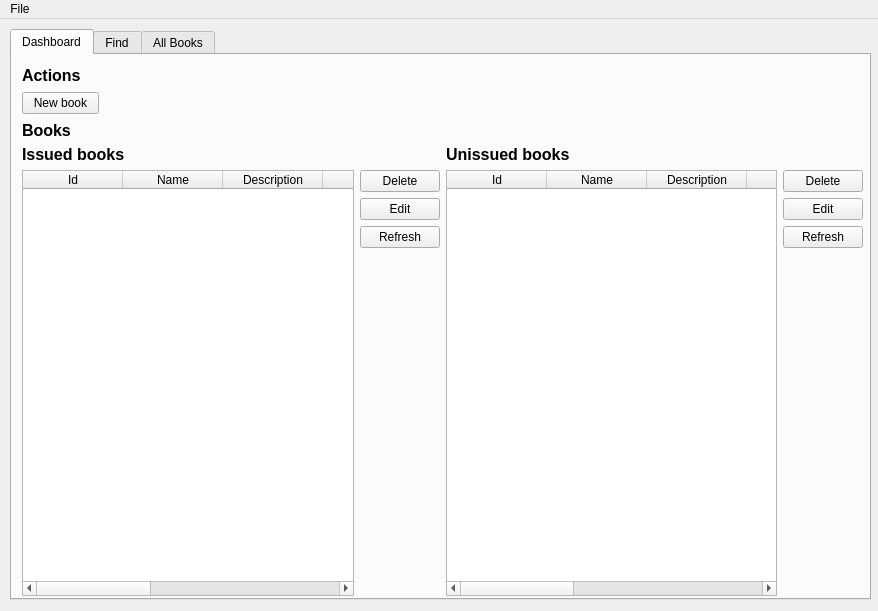
<?xml version="1.0" encoding="UTF-8"?>
<ui version="4.0">
 <class>MainWindow</class>
 <widget class="QMainWindow" name="MainWindow">
  <property name="geometry">
   <rect>
    <x>0</x>
    <y>0</y>
    <width>878</width>
    <height>611</height>
   </rect>
  </property>
  <property name="windowTitle">
   <string>Library Project</string>
  </property>
  <widget class="QWidget" name="centralwidget">
   <widget class="QTabWidget" name="main_tabs">
    <property name="geometry">
     <rect>
      <x>10</x>
      <y>10</y>
      <width>861</width>
      <height>571</height>
     </rect>
    </property>
    <property name="currentIndex">
     <number>0</number>
    </property>
    <widget class="QWidget" name="tab_dashboard">
     <attribute name="title">
      <string>Dashboard</string>
     </attribute>
     <widget class="QWidget" name="layoutWidget">
      <property name="geometry">
       <rect>
        <x>10</x>
        <y>90</y>
        <width>841</width>
        <height>451</height>
       </rect>
      </property>
      <layout class="QHBoxLayout" name="horizontalLayout_3">
       <item>
        <layout class="QVBoxLayout" name="verticalLayout_3">
         <item>
          <widget class="QLabel" name="label_3">
           <property name="font">
            <font>
             <pointsize>12</pointsize>
             <weight>75</weight>
             <bold>true</bold>
            </font>
           </property>
           <property name="text">
            <string>Issued books</string>
           </property>
          </widget>
         </item>
         <item>
          <layout class="QHBoxLayout" name="horizontalLayout_2">
           <item>
            <widget class="QTableWidget" name="tbl_issued_books">
             <property name="columnCount">
              <number>8</number>
             </property>
             <column>
              <property name="text">
               <string>Id</string>
              </property>
             </column>
             <column>
              <property name="text">
               <string>Name</string>
              </property>
             </column>
             <column>
              <property name="text">
               <string>Description</string>
              </property>
             </column>
             <column>
              <property name="text">
               <string>ISBN</string>
              </property>
             </column>
             <column>
              <property name="text">
               <string>Page count</string>
              </property>
             </column>
             <column>
              <property name="text">
               <string>Issued</string>
              </property>
             </column>
             <column>
              <property name="text">
               <string>Author</string>
              </property>
             </column>
             <column>
              <property name="text">
               <string>Year</string>
              </property>
             </column>
            </widget>
           </item>
           <item>
            <layout class="QVBoxLayout" name="verticalLayout">
             <item>
              <widget class="QPushButton" name="btn_delete_issued">
               <property name="font">
                <font>
                 <pointsize>9</pointsize>
                </font>
               </property>
               <property name="text">
                <string>Delete</string>
               </property>
              </widget>
             </item>
             <item>
              <widget class="QPushButton" name="btn_edit_issued">
               <property name="font">
                <font>
                 <pointsize>9</pointsize>
                </font>
               </property>
               <property name="text">
                <string>Edit</string>
               </property>
              </widget>
             </item>
             <item>
              <widget class="QPushButton" name="btn_refresh_issued">
               <property name="font">
                <font>
                 <pointsize>9</pointsize>
                </font>
               </property>
               <property name="text">
                <string>Refresh</string>
               </property>
              </widget>
             </item>
             <item>
              <spacer name="verticalSpacer">
               <property name="orientation">
                <enum>Qt::Vertical</enum>
               </property>
               <property name="sizeHint" stdset="0">
                <size>
                 <width>20</width>
                 <height>40</height>
                </size>
               </property>
              </spacer>
             </item>
            </layout>
           </item>
          </layout>
         </item>
        </layout>
       </item>
       <item>
        <layout class="QVBoxLayout" name="verticalLayout_4">
         <item>
          <widget class="QLabel" name="label_4">
           <property name="font">
            <font>
             <pointsize>12</pointsize>
             <weight>75</weight>
             <bold>true</bold>
            </font>
           </property>
           <property name="text">
            <string>Unissued books</string>
           </property>
          </widget>
         </item>
         <item>
          <layout class="QHBoxLayout" name="horizontalLayout">
           <item>
            <widget class="QTableWidget" name="tbl_unissued_books">
             <property name="columnCount">
              <number>8</number>
             </property>
             <column>
              <property name="text">
               <string>Id</string>
              </property>
             </column>
             <column>
              <property name="text">
               <string>Name</string>
              </property>
             </column>
             <column>
              <property name="text">
               <string>Description</string>
              </property>
             </column>
             <column>
              <property name="text">
               <string>ISBN</string>
              </property>
             </column>
             <column>
              <property name="text">
               <string>Page count</string>
              </property>
             </column>
             <column>
              <property name="text">
               <string>Issued</string>
              </property>
             </column>
             <column>
              <property name="text">
               <string>Author</string>
              </property>
             </column>
             <column>
              <property name="text">
               <string>Year</string>
              </property>
             </column>
            </widget>
           </item>
           <item>
            <layout class="QVBoxLayout" name="verticalLayout_2">
             <item>
              <widget class="QPushButton" name="btn_delete_unissued">
               <property name="font">
                <font>
                 <pointsize>9</pointsize>
                </font>
               </property>
               <property name="text">
                <string>Delete</string>
               </property>
              </widget>
             </item>
             <item>
              <widget class="QPushButton" name="btn_edit_unissued">
               <property name="font">
                <font>
                 <pointsize>9</pointsize>
                </font>
               </property>
               <property name="text">
                <string>Edit</string>
               </property>
              </widget>
             </item>
             <item>
              <widget class="QPushButton" name="btn_refresh_unissued">
               <property name="font">
                <font>
                 <pointsize>9</pointsize>
                </font>
               </property>
               <property name="text">
                <string>Refresh</string>
               </property>
              </widget>
             </item>
             <item>
              <spacer name="verticalSpacer_2">
               <property name="orientation">
                <enum>Qt::Vertical</enum>
               </property>
               <property name="sizeHint" stdset="0">
                <size>
                 <width>20</width>
                 <height>40</height>
                </size>
               </property>
              </spacer>
             </item>
            </layout>
           </item>
          </layout>
         </item>
        </layout>
       </item>
      </layout>
     </widget>
     <widget class="QWidget" name="layoutWidget">
      <property name="geometry">
       <rect>
        <x>10</x>
        <y>10</y>
        <width>77</width>
        <height>75</height>
       </rect>
      </property>
      <layout class="QVBoxLayout" name="verticalLayout_5">
       <item>
        <widget class="QLabel" name="label">
         <property name="font">
          <font>
           <pointsize>12</pointsize>
           <weight>75</weight>
           <bold>true</bold>
          </font>
         </property>
         <property name="text">
          <string>Actions</string>
         </property>
        </widget>
       </item>
       <item>
        <widget class="QPushButton" name="btn_new_book">
         <property name="font">
          <font>
           <pointsize>9</pointsize>
          </font>
         </property>
         <property name="text">
          <string>New book</string>
         </property>
        </widget>
       </item>
       <item>
        <widget class="QLabel" name="label_2">
         <property name="font">
          <font>
           <pointsize>12</pointsize>
           <weight>75</weight>
           <bold>true</bold>
          </font>
         </property>
         <property name="text">
          <string>Books</string>
         </property>
        </widget>
       </item>
      </layout>
     </widget>
    </widget>
    <widget class="QWidget" name="tab_find">
     <attribute name="title">
      <string>Find</string>
     </attribute>
     <widget class="QWidget" name="layoutWidget">
      <property name="geometry">
       <rect>
        <x>10</x>
        <y>10</y>
        <width>841</width>
        <height>531</height>
       </rect>
      </property>
      <layout class="QVBoxLayout" name="verticalLayout_6">
       <item>
        <layout class="QHBoxLayout" name="horizontalLayout_4">
         <item>
          <widget class="QLabel" name="label_5">
           <property name="font">
            <font>
             <pointsize>12</pointsize>
             <weight>75</weight>
             <bold>true</bold>
            </font>
           </property>
           <property name="text">
            <string>Search by Id</string>
           </property>
          </widget>
         </item>
         <item>
          <widget class="QLineEdit" name="txt_search">
           <property name="font">
            <font>
             <pointsize>9</pointsize>
            </font>
           </property>
           <property name="text">
            <string/>
           </property>
          </widget>
         </item>
         <item>
          <widget class="QPushButton" name="btn_search">
           <property name="font">
            <font>
             <pointsize>9</pointsize>
            </font>
           </property>
           <property name="text">
            <string>Search</string>
           </property>
          </widget>
         </item>
        </layout>
       </item>
       <item>
        <widget class="QTableWidget" name="tbl_search_result">
         <property name="columnCount">
          <number>8</number>
         </property>
         <column>
          <property name="text">
           <string>Id</string>
          </property>
         </column>
         <column>
          <property name="text">
           <string>Name</string>
          </property>
         </column>
         <column>
          <property name="text">
           <string>Description</string>
          </property>
         </column>
         <column>
          <property name="text">
           <string>ISBN</string>
          </property>
         </column>
         <column>
          <property name="text">
           <string>Page count</string>
          </property>
         </column>
         <column>
          <property name="text">
           <string>Issued</string>
          </property>
         </column>
         <column>
          <property name="text">
           <string>Author</string>
          </property>
         </column>
         <column>
          <property name="text">
           <string>Year</string>
          </property>
         </column>
        </widget>
       </item>
      </layout>
     </widget>
    </widget>
    <widget class="QWidget" name="tab_all_books">
     <attribute name="title">
      <string>All Books</string>
     </attribute>
     <widget class="QTableWidget" name="tbl_all_books">
      <property name="geometry">
       <rect>
        <x>10</x>
        <y>70</y>
        <width>841</width>
        <height>471</height>
       </rect>
      </property>
      <property name="columnCount">
       <number>8</number>
      </property>
      <column>
       <property name="text">
        <string>Id</string>
       </property>
      </column>
      <column>
       <property name="text">
        <string>Name</string>
       </property>
      </column>
      <column>
       <property name="text">
        <string>Description</string>
       </property>
      </column>
      <column>
       <property name="text">
        <string>ISBN</string>
       </property>
      </column>
      <column>
       <property name="text">
        <string>Page count</string>
       </property>
      </column>
      <column>
       <property name="text">
        <string>Issued</string>
       </property>
      </column>
      <column>
       <property name="text">
        <string>Author</string>
       </property>
      </column>
      <column>
       <property name="text">
        <string>Year</string>
       </property>
      </column>
     </widget>
     <widget class="QWidget" name="layoutWidget">
      <property name="geometry">
       <rect>
        <x>10</x>
        <y>10</y>
        <width>77</width>
        <height>50</height>
       </rect>
      </property>
      <layout class="QVBoxLayout" name="verticalLayout_7">
       <item>
        <widget class="QLabel" name="label_6">
         <property name="font">
          <font>
           <pointsize>12</pointsize>
           <weight>75</weight>
           <bold>true</bold>
          </font>
         </property>
         <property name="text">
          <string>All books</string>
         </property>
        </widget>
       </item>
       <item>
        <widget class="QPushButton" name="btn_refresh_all_books">
         <property name="font">
          <font>
           <pointsize>9</pointsize>
          </font>
         </property>
         <property name="text">
          <string>Refresh</string>
         </property>
        </widget>
       </item>
      </layout>
     </widget>
    </widget>
   </widget>
  </widget>
  <widget class="QMenuBar" name="menubar">
   <property name="geometry">
    <rect>
     <x>0</x>
     <y>0</y>
     <width>878</width>
     <height>21</height>
    </rect>
   </property>
   <widget class="QMenu" name="menu_file">
    <property name="title">
     <string>File</string>
    </property>
    <addaction name="action_new_book"/>
    <addaction name="separator"/>
    <addaction name="action_exit"/>
   </widget>
   <addaction name="menu_file"/>
  </widget>
  <action name="action_new_book">
   <property name="text">
    <string>&amp;New book</string>
   </property>
  </action>
  <action name="action_exit">
   <property name="text">
    <string>E&amp;xit</string>
   </property>
  </action>
 </widget>
 <resources/>
 <connections/>
</ui>
